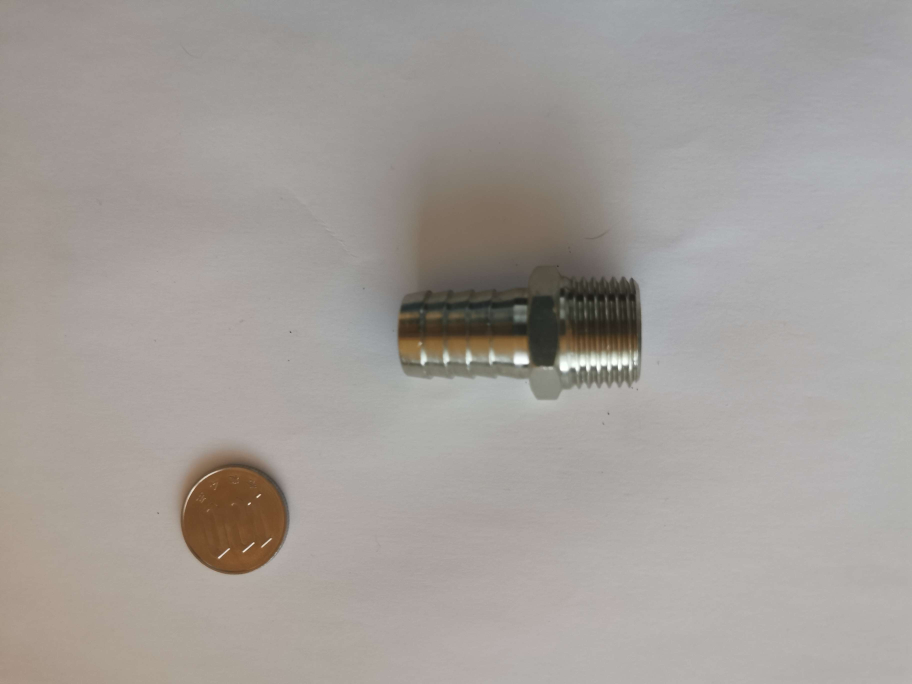
#> input picture DataBase/image7.jpg, 3648 x 2736 px, found by its file name (shown at 1/4 size)
$ python tooth_pattern.py
#> lines starting #> are read from the running program, lines starting #| are printed output that depends on the picture; after the words box and inside, x2 and y2 are one past the last pixel; in counts of white or black regions, pixels touching at a corner belong together; long printed decimals are rounded
### SRC/diametre_monnaie.py
import cv2
import numpy as np
import os

def conversion_piece(image_path,taille_piece):
    # Afficher le chemin absolu pour le débogage
    print(f"Chemin absolu de l'image: {os.path.abspath(image_path)}")

    # Vérifier si le fichier existe
    if not os.path.exists(image_path):
        print("Le fichier spécifié n'existe pas.")
        return None

    image = cv2.imread(image_path)#charge image
    if image is None:
        raise ValueError("L'image n'a pas pu être chargée.")

    gray = cv2.cvtColor(image, cv2.COLOR_BGR2GRAY)
    _,thresh = cv2.threshold(gray,0,255,cv2.THRESH_BINARY+cv2.THRESH_OTSU)
    thresh = cv2.bitwise_not(thresh)

    element = cv2.getStructuringElement(shape=cv2.MORPH_RECT, ksize=(5, 5))

    morph_img = thresh.copy()
    cv2.morphologyEx(src=thresh, op=cv2.MORPH_CLOSE, kernel=element, dst=morph_img)

    contours,_ = cv2.findContours(morph_img,cv2.RETR_TREE,cv2.CHAIN_APPROX_SIMPLE) #trouver les contours

    output_image = cv2.cvtColor(morph_img, cv2.COLOR_GRAY2BGR)# préparer l'image de sortie

    height, width = morph_img.shape[:2]# dimensions de l'image

    y_limit1 = height - 800 #limite
    y_limit2 = 800

    max_contour = None #contour et aire
    max_area = 0

    for cnt in contours: #on cherche dans la zone les contours
        (x, y), radius = cv2.minEnclosingCircle(cnt)
        center = (int(x), int(y))
        if (center[1] > y_limit1 or center[1] < y_limit2):
            area = cv2.contourArea(cnt)
            if area > max_area:
                max_area = area
                max_contour = cnt

    if max_contour is not None:
        (x, y), radius = cv2.minEnclosingCircle(max_contour)
        diameter = 2 * int(radius)
    else:
        diameter = 0

    cv2.imwrite('output_image_with_diameter.jpg', output_image)

    return taille_piece/diameter #diametre

def estimate_image(image_path):
    image = cv2.imread(image_path)#charge image
    if image is None:
        raise ValueError("L'image n'a pas pu être chargée.")

    gray = cv2.cvtColor(image, cv2.COLOR_BGR2GRAY)
    _,thresh = cv2.threshold(gray,0,255,cv2.THRESH_BINARY+cv2.THRESH_OTSU)
    thresh = cv2.bitwise_not(thresh)

    element = cv2.getStructuringElement(shape=cv2.MORPH_RECT, ksize=(5, 5))

    morph_img = thresh.copy()
    cv2.morphologyEx(src=thresh, op=cv2.MORPH_CLOSE, kernel=element, dst=morph_img)

    contours,_ = cv2.findContours(morph_img,cv2.RETR_TREE,cv2.CHAIN_APPROX_SIMPLE) #trouver les contours

    output_image = cv2.cvtColor(morph_img, cv2.COLOR_GRAY2BGR)# préparer l'image de sortie

    height, width = morph_img.shape[:2]# dimensions de l'image

    y_limit1 = height - 800 #limite
    y_limit2 = 800

    max_contour = None #contour et aire
    max_area = 0

    for cnt in contours: #on cherche dans la zone les contours
        (x, y), radius = cv2.minEnclosingCircle(cnt)
        center = (int(x), int(y))
        if (center[1] > y_limit1 or center[1] < y_limit2):
            area = cv2.contourArea(cnt)
            if area > max_area:
                max_area = area
                max_contour = cnt

    if max_contour is not None:
        (x, y), radius = cv2.minEnclosingCircle(max_contour)
        diameter = 2 * int(radius)
    else:
        diameter = 0

    (x, y), radius = cv2.minEnclosingCircle(max_contour)
    center = (int(x), int(y))
    radius = int(radius)
    cv2.circle(output_image, center, radius, (0, 255, 0), 2)
    cv2.circle(output_image, center, 1, (0, 0, 255), 3)
    start_point = (int(x - radius), int(y))
    end_point = (int(x + radius), int(y))
    cv2.line(output_image, start_point, end_point, (255, 0, 0), 2)

    return output_image #output image


image_path = '../DataBase/image7.jpg'
conversion = conversion_piece(image_path,22.6)
#> in conversion_piece, image is the input picture: shape (2736, 3648, 3); mean B, G, R 153.8, 157.9, 163.2
#> in conversion_piece, `gray = cv2.cvtColor(image, cv2.COLOR_BGR2GRAY)`:
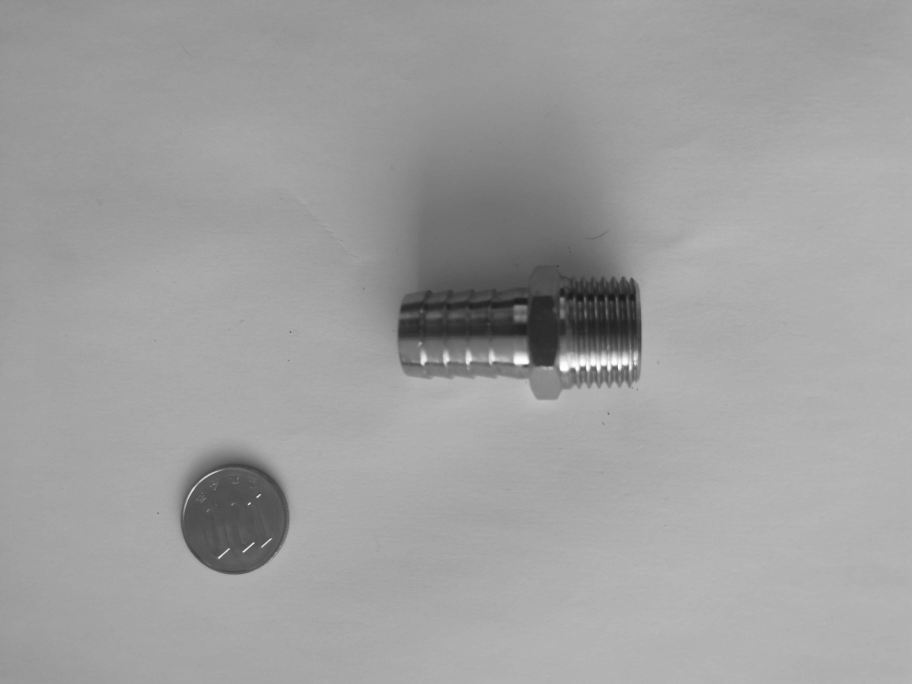
#> gray: shape (2736, 3648) (shown at 1/4 size); min 23, max 255, mean 159.1
#> in conversion_piece, `_,thresh = cv2.threshold(gray,0,255,cv2.THRESH_BINARY+cv2.THRESH_OTSU)`:
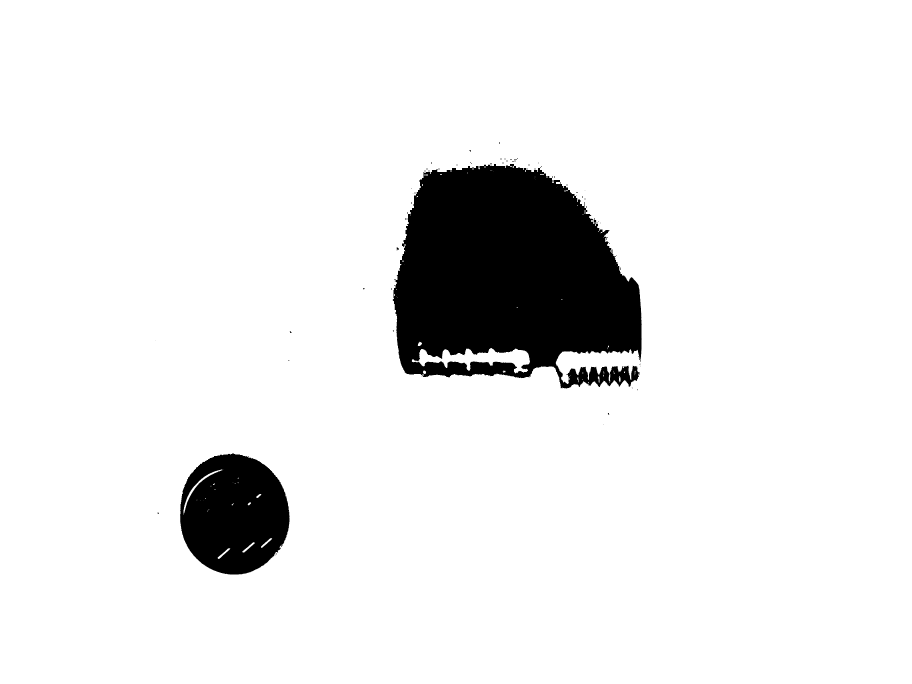
#> thresh: shape (2736, 3648) (shown at 1/4 size); 91.7% white; 76 black regions (65 under 20 px), largest, box (x1, y1, x2, y2) and area: (1571, 654, 2567, 1554) 659143, (720, 1814, 1158, 2298) 163661, (1586, 990, 1595, 1002) 68
#> in conversion_piece, `thresh = cv2.bitwise_not(thresh)`:
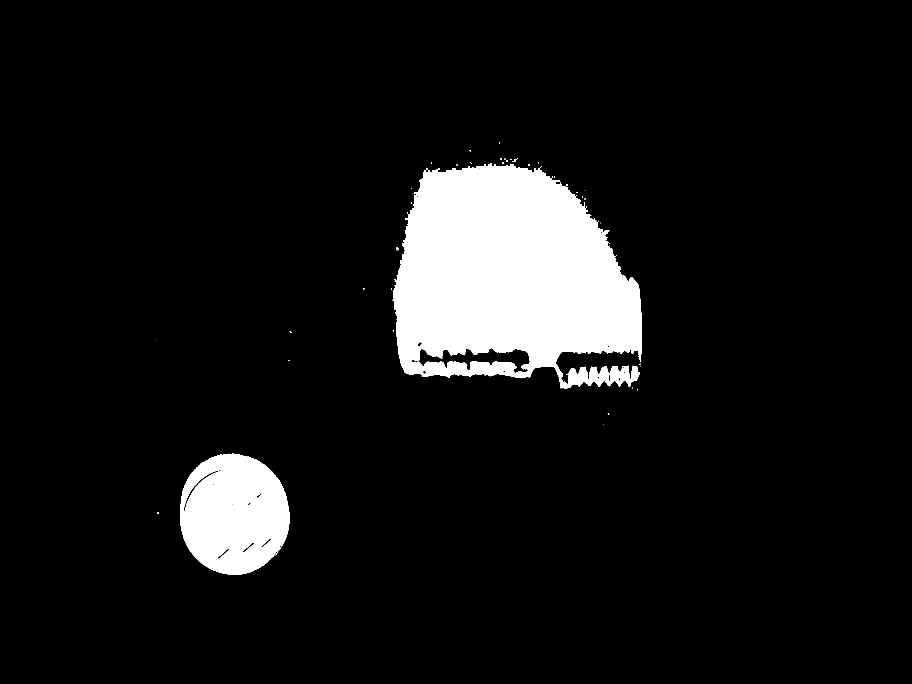
#> thresh: shape (2736, 3648) (shown at 1/4 size); 8.3% white; 76 white regions (65 under 20 px), largest, box (x1, y1, x2, y2) and area: (1571, 654, 2567, 1554) 659143, (720, 1814, 1158, 2298) 163661, (1586, 990, 1595, 1002) 68
#> in conversion_piece, `cv2.morphologyEx(src=thresh, op=cv2.MORPH_CLOSE, kernel=element, dst=m..`: morph_img: shape (2736, 3648); 8.3% white; 56 white regions (46 under 20 px)
#> in conversion_piece, `contours,_ = cv2.findContours(morph_img,cv2.RETR_TREE,cv2.CHAIN_APPROX..`: contours = 73 contours, 51 with area under 20; largest, box (x1, y1, x2, y2) and area: (1571, 654, 2567, 1554) 680176, (720, 1814, 1158, 2298) 166542, (1674, 1392, 2120, 1492) 20800, (733, 1882, 873, 2048) 1841, (871, 2192, 920, 2236) 494
#> in conversion_piece, `output_image = cv2.cvtColor(morph_img, cv2.COLOR_GRAY2BGR)# préparer l..`: output_image: shape (2736, 3648, 3); 8.3% white; 56 white regions (46 under 20 px)
#> the loop in conversion_piece, `for cnt in contours:` made 73 passes
#> (x, y, radius, center, area, max_area) on pass 2: (926.2, 2056.7, 243.1, (926, 2056), 166542, 166542)
#> (x, y, radius, center, area) on passes 3, 4, 5, 8, 57: (895, 2213.5, 31.56, (895, 2213), 493.5), (993.5, 2189, 31, (993, 2189), 493), (1065, 2171.5, 27.99, (1065, 2171), 418.5), (802.5, 1964.5, 107.2, (802, 1964), 1841), (2231.5, 731.5, 9.19, (2231, 731), 151)
#> after the loop in conversion_piece, `for cnt in contours:`: max_area = 166542; max_contour = contour of 641 points, box (x1, y1, x2, y2) (720, 1814, 1158, 2298), area 166542
#> in conversion_piece, `(x, y), radius = cv2.minEnclosingCircle(max_contour)`: x = 926.2; y = 2056.7; radius = 243.1
#> in conversion_piece, `diameter = 2 * int(radius)`: diameter = 486
#> conversion = 0.0465
cv2.imwrite('diametre_piece.png', estimate_image(image_path))
#> the loop in estimate_image, `for cnt in contours:` made 73 passes
#> after the loop in estimate_image, `for cnt in contours:`: max_area = 166542
#> in estimate_image, `(x, y), radius = cv2.minEnclosingCircle(max_contour)`: x = 926.2; y = 2056.7; radius = 243.1
#> in estimate_image, `diameter = 2 * int(radius)`: diameter = 486
#> in estimate_image, `center = (int(x), int(y))`: center = (926, 2056)
#> in estimate_image, `radius = int(radius)`: radius = 243
#> in estimate_image, `start_point = (int(x - radius), int(y))`: start_point = (683, 2056)
#> in estimate_image, `end_point = (int(x + radius), int(y))`: end_point = (1169, 2056)
if conversion:
    print(f"Conversion estimée en pixels : {conversion}")
#| Conversion estimée en pixels : 0.0465

### SRC/Exemple_Pattern/tooth_pattern.py
import cv2
import numpy as np
from matplotlib import pyplot as plt
from diametre_monnaie import conversion_piece


def draw_tooth_pattern(pas_reel_mm, reference_object_mm, image_path, rotation):
    size_pixels = conversion_piece(image_path, reference_object_mm)

    if not size_pixels:
        print("Erreur : la conversion a échoué ou la taille en pixels est zéro.")
        # Retourner une image vide ou une valeur par défaut
        return np.zeros((10, 10), dtype=np.uint8)

    pas_pixels = pas_reel_mm / size_pixels

    tooth_height = max(int(1 / size_pixels), 1)

    pattern_width = int(pas_pixels * 4)

    pattern_height = tooth_height

    pattern_image = np.zeros((pattern_height, pattern_width), dtype=np.uint8)

    # Dessiner et remplir 4 dents
    for i in range(4):
        start_x = int(i * pas_pixels)
        end_x = int((i + 1) * pas_pixels)
        middle_x = int((start_x + end_x) / 2)

        # Points définissant le polygone de chaque dent
        points = np.array([[start_x, pattern_height - 1], [middle_x, 0], [end_x, pattern_height - 1]], np.int32)
        points = points.reshape((-1, 1, 2))  # Reshape pour cv2.fillPoly

        # Remplir la dent
        cv2.fillPoly(pattern_image, [points], 255)

    if rotation:
        pattern_image = cv2.rotate(pattern_image, cv2.ROTATE_180)

    return pattern_image

pas_reel_mm = 4
reference_object_mm = 24.25
image_path = '../DataBase/image7.jpg'
rotation = True

pattern_image = draw_tooth_pattern(pas_reel_mm, reference_object_mm, image_path, rotation)
#> the loop in conversion_piece (call 2), `for cnt in contours:` made 73 passes
#> after the loop in draw_tooth_pattern, `for i in range(4):`:
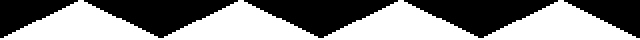
#> pattern_image: shape (20, 320) (shown 2 times larger); 52.3% white; 5 black regions, box (x1, y1, x2, y2) and area: (42, 0, 119, 19) 760, (122, 0, 199, 19) 760, (202, 0, 279, 19) 760, (0, 0, 39, 19) 390, (282, 0, 320, 19) 380
#> in draw_tooth_pattern, `pattern_image = cv2.rotate(pattern_image, cv2.ROTATE_180)`:
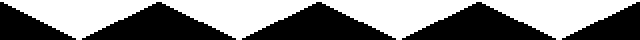
#> pattern_image: shape (20, 320) (shown 2 times larger); 52.3% white; 5 black regions, box (x1, y1, x2, y2) and area: (41, 1, 118, 20) 760, (121, 1, 198, 20) 760, (201, 1, 278, 20) 760, (281, 1, 320, 20) 390, (0, 1, 38, 20) 380

cv2.imwrite('pattern_image.jpg', pattern_image)

$ run again, with DataBase/image15.jpg copied over DataBase/image7.jpg
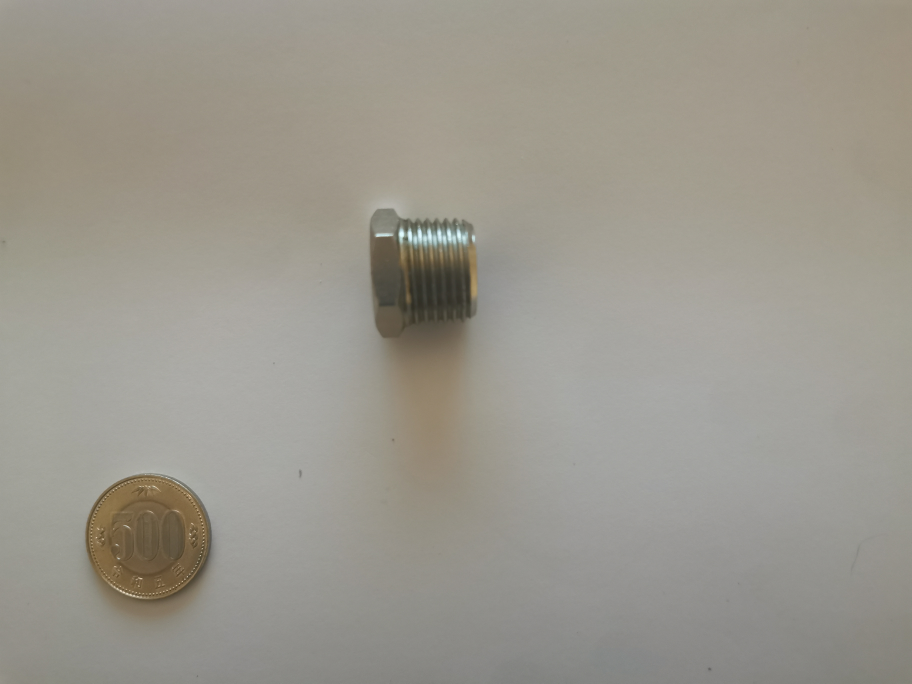
#> input picture DataBase/image15.jpg, 3648 x 2736 px, found by its file name (shown at 1/4 size)
#> in conversion_piece, image is the input picture: shape (2736, 3648, 3); mean B, G, R 141.7, 151.4, 155
#> in conversion_piece, `cv2.morphologyEx(src=thresh, op=cv2.MORPH_CLOSE, kernel=element, dst=m..`:
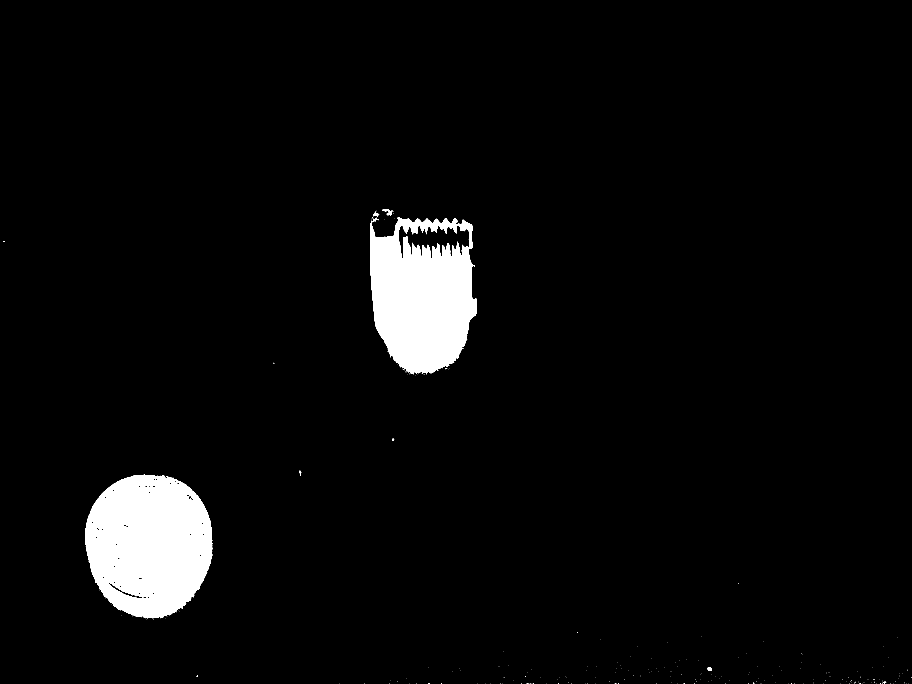
#> morph_img: shape (2736, 3648) (shown at 1/4 size); 4.2% white; 238 white regions (228 under 20 px)
#> in conversion_piece, `contours,_ = cv2.findContours(morph_img,cv2.RETR_TREE,cv2.CHAIN_APPROX..`: contours = 313 contours, 229 with area under 20; largest, box (x1, y1, x2, y2) and area: (341, 1899, 852, 2475) 229622, (1480, 870, 1908, 1498) 213966, (1592, 900, 1880, 1036) 22052, (432, 2327, 571, 2395) 1410, (1528, 837, 1571, 864) 312
#> the loop in conversion_piece, `for cnt in contours:` made 313 passes
#> (x, y, radius, area, max_area) on pass 72: (3537.5, 2730.5, 6.52, 27.5, 27.5)
#> after the loop in conversion_piece, `for cnt in contours:`: max_area = 229622; max_contour = contour of 849 points, box (x1, y1, x2, y2) (341, 1899, 852, 2475), area 229622
#> in conversion_piece, `(x, y), radius = cv2.minEnclosingCircle(max_contour)`: x = 598.5; y = 2185.6; radius = 290.1
#> diameter = 580
#> conversion = 0.039
#> the loop in estimate_image, `for cnt in contours:` made 313 passes
#> cnt on passes 45 to 47: [[3215, 2732]], [[3164, 2732], [3165, 2733], [3165, 2735], [3165, 2733]], [[3043, 2732], [3044, 2732]]
#| Conversion estimée en pixels : 0.03897
#> the loop in conversion_piece (call 2), `for cnt in contours:` made 313 passes
#> cnt on passes 1 to 3: [[3633, 2735]], [[3625, 2735]], [[3575, 2735]]
#> in draw_tooth_pattern, `pattern_image = cv2.rotate(pattern_image, cv2.ROTATE_180)`:
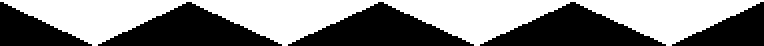
#> pattern_image: shape (23, 382) (shown 2 times larger); 52.1% white; 5 black regions, box (x1, y1, x2, y2) and area: (144, 1, 237, 23) 1056, (240, 1, 333, 23) 1056, (49, 1, 141, 23) 1044, (0, 1, 46, 23) 528, (336, 1, 382, 23) 528
